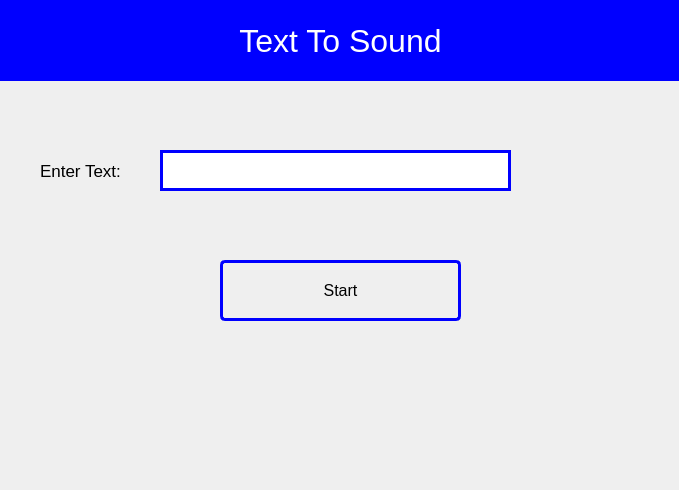
<?xml version="1.0" encoding="UTF-8"?>
<ui version="4.0">
 <class>MainWindow</class>
 <widget class="QMainWindow" name="MainWindow">
  <property name="geometry">
   <rect>
    <x>0</x>
    <y>0</y>
    <width>679</width>
    <height>490</height>
   </rect>
  </property>
  <property name="windowTitle">
   <string>MainWindow</string>
  </property>
  <widget class="QWidget" name="centralwidget">
   <widget class="QLabel" name="label">
    <property name="geometry">
     <rect>
      <x>0</x>
      <y>0</y>
      <width>681</width>
      <height>81</height>
     </rect>
    </property>
    <property name="font">
     <font>
      <pointsize>24</pointsize>
     </font>
    </property>
    <property name="styleSheet">
     <string notr="true">QLabel {
	color: #fff;
	background-color: blue;
}</string>
    </property>
    <property name="text">
     <string>Text To Sound</string>
    </property>
    <property name="alignment">
     <set>Qt::AlignCenter</set>
    </property>
   </widget>
   <widget class="QLineEdit" name="text_line">
    <property name="geometry">
     <rect>
      <x>160</x>
      <y>150</y>
      <width>351</width>
      <height>41</height>
     </rect>
    </property>
    <property name="font">
     <font>
      <pointsize>10</pointsize>
     </font>
    </property>
    <property name="styleSheet">
     <string notr="true">QLineEdit {
	border: 3px solid blue;
	border-radius: 5pcx;
}
</string>
    </property>
   </widget>
   <widget class="QLabel" name="label_2">
    <property name="geometry">
     <rect>
      <x>40</x>
      <y>150</y>
      <width>121</width>
      <height>41</height>
     </rect>
    </property>
    <property name="font">
     <font>
      <pointsize>13</pointsize>
     </font>
    </property>
    <property name="text">
     <string>Enter Text:</string>
    </property>
   </widget>
   <widget class="QPushButton" name="start_btn">
    <property name="geometry">
     <rect>
      <x>220</x>
      <y>260</y>
      <width>241</width>
      <height>61</height>
     </rect>
    </property>
    <property name="font">
     <font>
      <pointsize>12</pointsize>
     </font>
    </property>
    <property name="styleSheet">
     <string notr="true">QPushButton {
	border: 3px solid blue;
	border-radius: 5px;
}
QPushButton:pressed {
	background-color: blue;
	color: #fff;
}</string>
    </property>
    <property name="text">
     <string>Start</string>
    </property>
   </widget>
  </widget>
  <widget class="QMenuBar" name="menubar">
   <property name="geometry">
    <rect>
     <x>0</x>
     <y>0</y>
     <width>679</width>
     <height>26</height>
    </rect>
   </property>
  </widget>
 </widget>
 <resources/>
 <connections/>
</ui>
